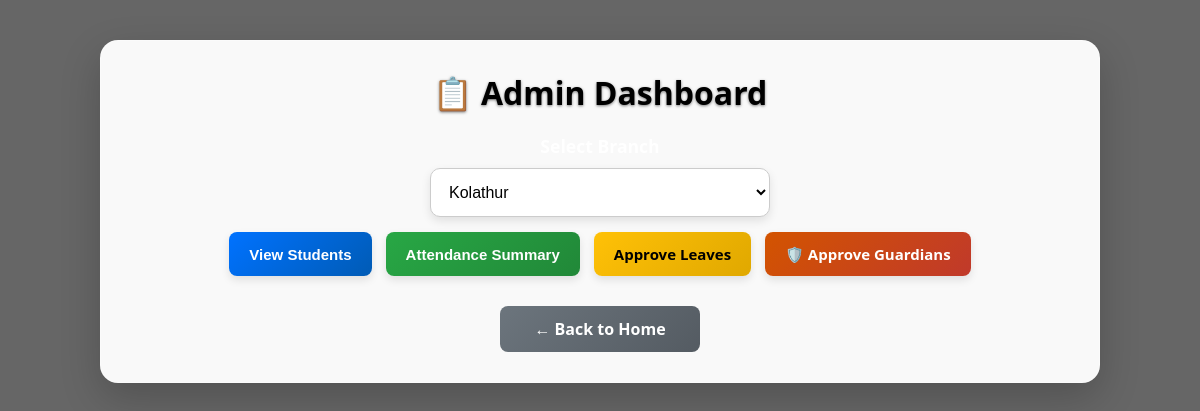
Page /dashboard_admin.php?branch_id=5 (signed in) on the earlier database version.
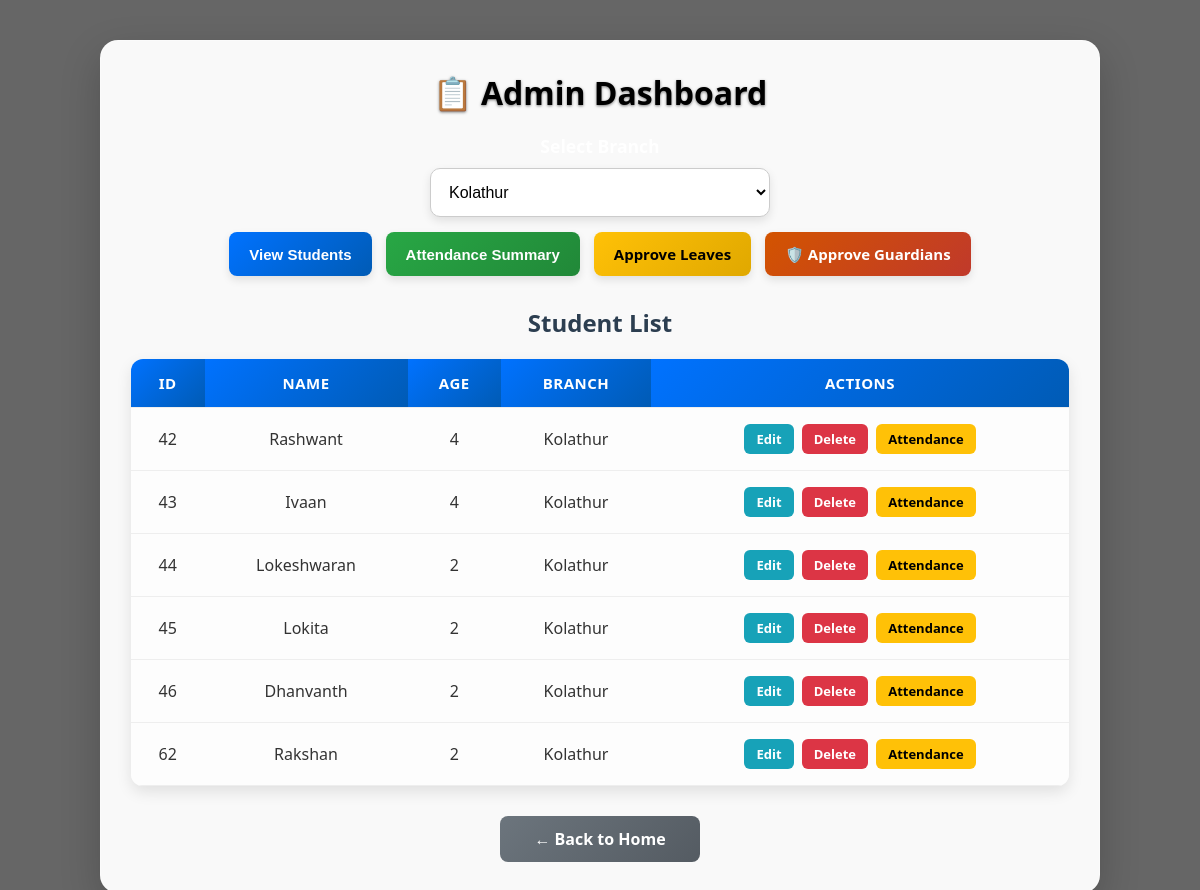
Same page on the later database version.
### tables this page shows
CREATE TABLE `students` (
  `student_id` int(11) NOT NULL,
  `name` varchar(100) NOT NULL,
  `age` int(11) NOT NULL,
  `branch_id` int(11) NOT NULL,
  `approved` tinyint(1) DEFAULT 0
);

CREATE TABLE `branches` (
  `branch_id` int(11) NOT NULL,
  `branch_name` varchar(100) NOT NULL
);

### dashboard_admin.php (the view, shortened to what this page needs)
<?php
include 'db.php';
$branch_result = $conn->query("SELECT * FROM branches");
$branches = [];
while ($row = $branch_result->fetch_assoc()) {
    $branches[] = $row;
}
$selected_branch_id = $_GET['branch_id'] ?? '';
$show_attendance = isset($_GET['attendance_summary']);
$students_data = [];
if ($selected_branch_id) {
    if ($show_attendance) {
        $sql = "
            SELECT
                s.student_id,
                s.name,
                s.age,
                b.branch_name,
                a.status,
                a.date AS latest_date,
                a.guardian_in_photo,
                a.guardian_out_photo,
                a.guardian_in_relation,
                a.guardian_out_relation
            FROM students s
            JOIN branches b ON s.branch_id = b.branch_id
            LEFT JOIN (
                SELECT a1.student_id, a1.status, a1.date,
                       a1.guardian_in_photo, a1.guardian_out_photo,
                       a1.guardian_in_relation, a1.guardian_out_relation
                FROM attendance a1
                INNER JOIN (
                    SELECT student_id, MAX(date) AS max_date
                    FROM attendance
                    GROUP BY student_id
                ) a2 ON a1.student_id = a2.student_id AND a1.date = a2.max_date
            ) a ON s.student_id = a.student_id
            WHERE s.branch_id = ?
        ";
    } else {
        $sql = "
            SELECT s.student_id, s.name, s.age, b.branch_name
            FROM students s
            JOIN branches b ON s.branch_id = b.branch_id
            WHERE s.branch_id = ?
        ";
    }
    $stmt = $conn->prepare($sql);
    $stmt->bind_param("i", $selected_branch_id);
    $stmt->execute();
    $result = $stmt->get_result();
    if ($result) {
        $students_data = $result->fetch_all(MYSQLI_ASSOC);
    }
}
?>
<!DOCTYPE html>
<html lang="en">
<head>
</head>
<body>
    <div class="dashboard">
        <h2 style="color: black;">📋 Admin Dashboard</h2>
        <form method="GET">
            <label for="branch_id">Select Branch</label>
            <select name="branch_id" id="branch_id" required>
                <?php foreach ($branches as $branch): ?>
                    <option value="<?= htmlspecialchars($branch['branch_id']); ?>"
                        <?= $selected_branch_id == $branch['branch_id'] ? 'selected' : '' ?>>
                        <?= htmlspecialchars(ucfirst($branch['branch_name'])); ?>
                    </option>
                <?php endforeach; ?>
            </select>
            <div class="btn-group">
                <button type="submit" name="view" class="btn view-btn">View Students</button>
                <button type="submit" name="attendance_summary" class="btn attendance-btn">Attendance Summary</button>
                <a href="approve_leaves.php" class="btn approve-leaves-btn">Approve Leaves</a>
                <a href="admin_approve_substitute.php" class="btn approve-guardian-btn">🛡️ Approve Guardians</a>
            </div>
        </form>
        <?php if (!empty($students_data)): ?>
            <h3><?= $show_attendance ? "Latest Attendance Summary" : "Student List" ?></h3>
            <table>
                <thead>
                    <tr>
                        <th>ID</th>
                        <th>Name</th>
                        <th>Age</th>
                        <th>Branch</th>
                        <?php if ($show_attendance): ?>
                            <th>Date</th>
                            <th>Status</th>
                            <th>Clock In</th>
                            <th>Clock Out</th>
                        <?php else: ?>
                            <th>Actions</th>
                        <?php endif; ?>
                    </tr>
                </thead>
                <tbody>
                    <?php foreach ($students_data as $row): ?>
                        <tr>
                            <td data-label="ID"><?= htmlspecialchars($row['student_id']); ?></td>
                            <td data-label="Name"><?= htmlspecialchars($row['name']); ?></td>
                            <td data-label="Age"><?= htmlspecialchars($row['age']); ?></td>
                            <td data-label="Branch"><?= htmlspecialchars(ucfirst($row['branch_name'])); ?></td>
                            <?php if ($show_attendance): ?>
                                <td data-label="Date"><?= $row['latest_date'] ? htmlspecialchars($row['latest_date']) : '-' ?></td>
                                <td data-label="Status">
                                    <?php if ($row['status'] === 'Present'): ?>
                                        <span class="status-present">Present</span>
                                    <?php elseif ($row['status'] === 'Absent'): ?>
                                        <span class="status-absent">Absent</span>
                                    <?php else: ?>
                                        <span style="color:#999;">No Record</span>
                                    <?php endif; ?>
                                </td>
                                <td data-label="Clock In">
                                    <?php if (!empty($row['guardian_in_photo']) && file_exists($row['guardian_in_photo'])): ?>
                                        <img src="<?= htmlspecialchars($row['guardian_in_photo']); ?>" alt="In" class="guardian-img">
                                        <div class="relation"><?= htmlspecialchars($row['guardian_in_relation'] ?? 'Guardian'); ?></div>
                                    <?php else: ?>
                                        <span style="color:gray;">-</span>
                                    <?php endif; ?>
                                </td>
                                <td data-label="Clock Out">
                                    <?php if (!empty($row['guardian_out_photo']) && file_exists($row['guardian_out_photo'])): ?>
                                        <img src="<?= htmlspecialchars($row['guardian_out_photo']); ?>" alt="Out" class="guardian-img">
                                        <div class="relation"><?= htmlspecialchars($row['guardian_out_relation'] ?? 'Guardian'); ?></div>
                                    <?php else: ?>
                                        <span style="color:gray;">-</span>
                                    <?php endif; ?>
                                </td>
                            <?php else: ?>
                                <td data-label="Actions">
                                    <a href="edit_student.php?id=<?= urlencode($row['student_id']); ?>" class="btn-action edit-btn">Edit</a>
                                    <a href="delete_student.php?id=<?= urlencode($row['student_id']); ?>" class="btn-action delete-btn" onclick="return confirm('Are you sure?')">Delete</a>
                                    <a href="view_attendance.php?id=<?= urlencode($row['student_id']); ?>" class="btn-action att-btn">Attendance</a>
                                </td>
                            <?php endif; ?>
                        </tr>
                    <?php endforeach; ?>
                </tbody>
            </table>
        <?php elseif (isset($_GET['view']) || $show_attendance): ?>
            <p class="no-students">❌ No students found in this branch.</p>
        <?php endif; ?>
        <a href="index.php" class="back-link">← Back to Home</a>
    </div>
</body>
</html>

### dashboard_admin.php (style rules this page uses)
* { box-sizing: border-box; margin: 0; padding: 0; }
body { font-family: 'Segoe UI', Tahoma, sans-serif; background-image: url('images/admin1.jpg'); background-size: cover; background-position: center; background-attachment: fixed; color: #333; min-height: 100vh; padding: 0; position: relative; }
body::before { content: ""; position: fixed; top: 0; left: 0; width: 100%; height: 100%; background: rgba(0, 0, 0, 0.6); z-index: -1; }
.dashboard { max-width: 1000px; margin: 40px auto; padding: 30px; background: rgba(255, 255, 255, 0.96); border-radius: 18px; box-shadow: 0 15px 40px rgba(0, 0, 0, 0.2); backdrop-filter: blur(12px); border: 1px solid rgba(255, 255, 255, 0.3); overflow-x: auto; }
h2 { text-align: center; color: #fff; margin: 0 0 20px 0; font-size: 2em; font-weight: bold; text-shadow: 0 1px 3px rgba(0, 0, 0, 0.5); }
form { display: flex; flex-direction: column; align-items: center; margin-bottom: 25px; }
label { font-weight: bold; color: #fff; margin-bottom: 10px; font-size: 1.1em; }
select { padding: 14px; font-size: 16px; border-radius: 10px; border: 1px solid #ccc; width: 100%; max-width: 340px; background-color: #fff; box-shadow: 0 4px 10px rgba(0, 0, 0, 0.1); cursor: pointer; }
.btn-group { display: flex; flex-wrap: wrap; gap: 14px; justify-content: center; margin-top: 15px; }
.btn { padding: 12px 20px; font-size: 15px; border: none; border-radius: 8px; cursor: pointer; color: white; text-decoration: none; display: inline-block; font-weight: 600; transition: all 0.3s ease; min-width: 140px; text-align: center; box-shadow: 0 4px 8px rgba(0, 0, 0, 0.1); }
.view-btn { background: linear-gradient(135deg, #0072ff, #005bb5); }
.attendance-btn { background: linear-gradient(135deg, #28a745, #218838); }
.approve-leaves-btn { background: linear-gradient(135deg, #ffc107, #e0a800); color: #000; }
.approve-guardian-btn { background: linear-gradient(135deg, #d35400, #c0392b); color: white; }
h3 { text-align: center; color: #2c3e50; margin-top: 30px; margin-bottom: 15px; font-size: 1.5em; }
table { width: 100%; border-collapse: collapse; margin-top: 20px; box-shadow: 0 6px 15px rgba(0, 0, 0, 0.1); border-radius: 12px; overflow: hidden; background: white; }
th, td { padding: 14px; text-align: center; border-bottom: 1px solid #eee; }
th { background: linear-gradient(135deg, #0072ff, #005bb5); color: white; font-weight: bold; text-transform: uppercase; font-size: 15px; letter-spacing: 0.5px; }
td { background-color: #fdfdfd; color: #333; }
.btn-action { display: inline-block; padding: 6px 12px; margin: 2px; border-radius: 6px; font-size: 13px; font-weight: bold; text-decoration: none; color: white; transition: 0.3s; }
.edit-btn { background-color: #17a2b8; }
.delete-btn { background-color: #dc3545; }
.att-btn { background-color: #ffc107; color: #000; }
.back-link { display: block; width: 200px; margin: 30px auto 0; text-align: center; padding: 12px; background: linear-gradient(135deg, #6c757d, #545b62); color: white; text-decoration: none; border-radius: 8px; font-weight: bold; transition: all 0.3s ease; }

Differences in the rows shown:
added students: student_id "42", name "Rashwant", age "4", branch.branch_name "Kolathur"
added students: student_id "43", name "Ivaan", age "4", branch.branch_name "Kolathur"
added students: student_id "44", name "Lokeshwaran", age "2", branch.branch_name "Kolathur"
added students: student_id "45", name "Lokita", age "2", branch.branch_name "Kolathur"
added students: student_id "46", name "Dhanvanth", age "2", branch.branch_name "Kolathur"
added students: student_id "62", name "Rakshan", age "2", branch.branch_name "Kolathur"
Other differences:
text now shown: "Student List ID NAME AGE BRANCH ACTIONS"
